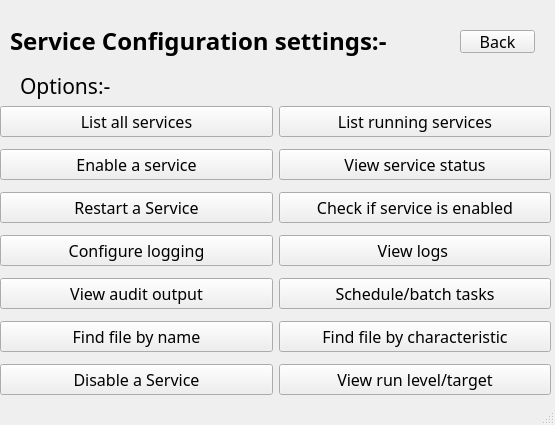
<?xml version="1.0" encoding="UTF-8"?>
<ui version="4.0">
 <class>MainWindow</class>
 <widget class="QMainWindow" name="MainWindow">
  <property name="geometry">
   <rect>
    <x>0</x>
    <y>0</y>
    <width>555</width>
    <height>425</height>
   </rect>
  </property>
  <property name="windowTitle">
   <string>MainWindow</string>
  </property>
  <widget class="QWidget" name="centralwidget">
   <widget class="QLabel" name="label">
    <property name="geometry">
     <rect>
      <x>10</x>
      <y>20</y>
      <width>441</width>
      <height>41</height>
     </rect>
    </property>
    <property name="font">
     <font>
      <family>Rockwell Nova Light</family>
      <pointsize>18</pointsize>
      <weight>75</weight>
      <bold>true</bold>
     </font>
    </property>
    <property name="autoFillBackground">
     <bool>true</bool>
    </property>
    <property name="text">
     <string>Service Configuration settings:-</string>
    </property>
   </widget>
   <widget class="QPushButton" name="Exit">
    <property name="geometry">
     <rect>
      <x>460</x>
      <y>30</y>
      <width>75</width>
      <height>23</height>
     </rect>
    </property>
    <property name="font">
     <font>
      <family>Rockwell</family>
      <pointsize>12</pointsize>
     </font>
    </property>
    <property name="text">
     <string>Back</string>
    </property>
   </widget>
   <widget class="QLabel" name="label_2">
    <property name="geometry">
     <rect>
      <x>20</x>
      <y>70</y>
      <width>91</width>
      <height>31</height>
     </rect>
    </property>
    <property name="font">
     <font>
      <family>Yu Gothic Light</family>
      <pointsize>16</pointsize>
     </font>
    </property>
    <property name="text">
     <string>Options:-</string>
    </property>
   </widget>
   <widget class="QWidget" name="gridLayoutWidget_2">
    <property name="geometry">
     <rect>
      <x>0</x>
      <y>100</y>
      <width>551</width>
      <height>301</height>
     </rect>
    </property>
    <layout class="QGridLayout" name="gridLayout_2">
     <item row="3" column="1">
      <widget class="QPushButton" name="cl">
       <property name="font">
        <font>
         <family>Rockwell</family>
         <pointsize>12</pointsize>
        </font>
       </property>
       <property name="text">
        <string>Configure logging</string>
       </property>
      </widget>
     </item>
     <item row="7" column="3">
      <widget class="QPushButton" name="vrlt">
       <property name="font">
        <font>
         <family>Rockwell</family>
         <pointsize>12</pointsize>
        </font>
       </property>
       <property name="text">
        <string>View run level/target</string>
       </property>
      </widget>
     </item>
     <item row="4" column="3">
      <widget class="QPushButton" name="sbt">
       <property name="font">
        <font>
         <family>Rockwell</family>
         <pointsize>12</pointsize>
        </font>
       </property>
       <property name="text">
        <string>Schedule/batch tasks</string>
       </property>
      </widget>
     </item>
     <item row="5" column="3">
      <widget class="QPushButton" name="ffbc">
       <property name="font">
        <font>
         <family>Rockwell</family>
         <pointsize>12</pointsize>
        </font>
       </property>
       <property name="text">
        <string>Find file by characteristic</string>
       </property>
      </widget>
     </item>
     <item row="5" column="1">
      <widget class="QPushButton" name="ffbn">
       <property name="font">
        <font>
         <family>Rockwell</family>
         <pointsize>12</pointsize>
        </font>
       </property>
       <property name="text">
        <string>Find file by name</string>
       </property>
      </widget>
     </item>
     <item row="2" column="1">
      <widget class="QPushButton" name="ras">
       <property name="font">
        <font>
         <family>Rockwell</family>
         <pointsize>12</pointsize>
        </font>
       </property>
       <property name="text">
        <string>Restart a Service</string>
       </property>
      </widget>
     </item>
     <item row="0" column="1">
      <widget class="QPushButton" name="las">
       <property name="font">
        <font>
         <family>Rockwell</family>
         <pointsize>12</pointsize>
        </font>
       </property>
       <property name="text">
        <string>List all services</string>
       </property>
      </widget>
     </item>
     <item row="3" column="3">
      <widget class="QPushButton" name="vl">
       <property name="font">
        <font>
         <family>Rockwell</family>
         <pointsize>12</pointsize>
        </font>
       </property>
       <property name="text">
        <string>View logs	</string>
       </property>
      </widget>
     </item>
     <item row="7" column="1">
      <widget class="QPushButton" name="das">
       <property name="font">
        <font>
         <family>Rockwell</family>
         <pointsize>12</pointsize>
        </font>
       </property>
       <property name="text">
        <string>Disable a Service</string>
       </property>
      </widget>
     </item>
     <item row="4" column="1">
      <widget class="QPushButton" name="vao">
       <property name="font">
        <font>
         <family>Rockwell</family>
         <pointsize>12</pointsize>
        </font>
       </property>
       <property name="text">
        <string>View audit output</string>
       </property>
      </widget>
     </item>
     <item row="0" column="3">
      <widget class="QPushButton" name="lrs">
       <property name="font">
        <font>
         <family>Rockwell</family>
         <pointsize>12</pointsize>
        </font>
       </property>
       <property name="text">
        <string>List running services</string>
       </property>
      </widget>
     </item>
     <item row="2" column="3">
      <widget class="QPushButton" name="cise">
       <property name="font">
        <font>
         <family>Rockwell</family>
         <pointsize>12</pointsize>
        </font>
       </property>
       <property name="text">
        <string>Check if service is enabled</string>
       </property>
      </widget>
     </item>
     <item row="1" column="1">
      <widget class="QPushButton" name="eas">
       <property name="font">
        <font>
         <family>Rockwell</family>
         <pointsize>12</pointsize>
        </font>
       </property>
       <property name="text">
        <string>Enable a service</string>
       </property>
      </widget>
     </item>
     <item row="1" column="3">
      <widget class="QPushButton" name="vss">
       <property name="font">
        <font>
         <family>Rockwell</family>
         <pointsize>12</pointsize>
        </font>
       </property>
       <property name="text">
        <string>View service status</string>
       </property>
      </widget>
     </item>
    </layout>
   </widget>
  </widget>
  <widget class="QStatusBar" name="statusbar"/>
 </widget>
 <resources/>
 <connections/>
</ui>
